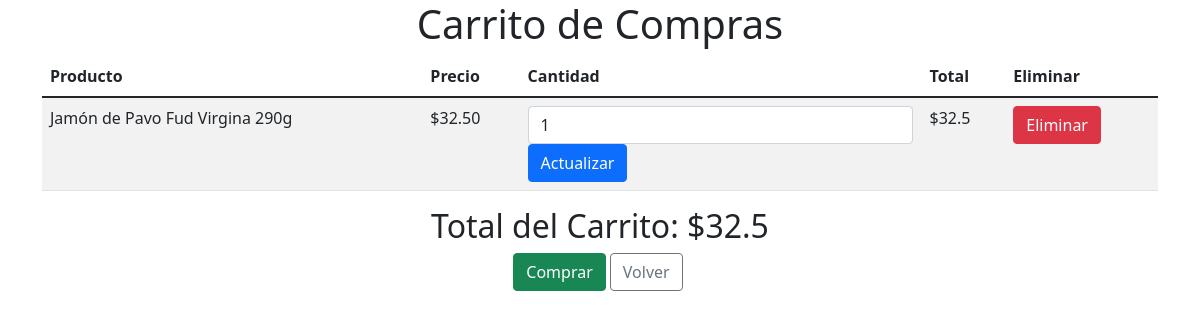
Screenshot of /Carrito.php?agregar=1 with the database file from the repository.
### tables this page shows
CREATE TABLE `producto` (
  `idproducto` int NOT NULL AUTO_INCREMENT,
  `nombre` varchar(255) NOT NULL,
  `precio` decimal(10,2) NOT NULL,
  `descripcion` text,
  `imagen_url` varchar(255) NOT NULL,
  `cantidad` int NOT NULL,
  `fechaagregado` date NOT NULL,
  `categoria` varchar(45) NOT NULL,
  PRIMARY KEY (`idproducto`),
  UNIQUE KEY `idproducto` (`idproducto`)
);

### Carrito.php (the view, shortened to what this page needs)
<?php
if (isset($_GET['agregar'])) {
    $productoId = $_GET['agregar'];
    if (array_key_exists($productoId, $_SESSION['carrito'])) {
        $_SESSION['carrito'][$productoId]['cantidad'] += 1;
    } else {
        include "conexion.php";
        $query = "SELECT * FROM producto WHERE idProducto = $productoId";
        $resultado = mysqli_query($conexion, $query);
    }
}
?>
<!DOCTYPE html>
<html lang="es">
<head>
    <link rel="stylesheet" href="https://cdn.jsdelivr.net/npm/bootstrap@5.1.3/dist/css/bootstrap.min.css">
</head>
<body>
<main class="container">
    <h1 class="text-center">Carrito de Compras</h1>
    <table class="table table-striped">
        <thead>
        <tr>
            <th>Producto</th>
            <th>Precio</th>
            <th>Cantidad</th>
            <th>Total</th>
            <th>Eliminar</th>
        </tr>
        </thead>
        <tbody>
        <?php foreach ($_SESSION['carrito'] as $productoId => $producto): ?>
            <tr>
                <td><?php echo $producto['nombre']; ?></td>
                <td>$<?php echo $producto['precio']; ?></td>
                <td>
                    <form method="POST">
                        <input type="number" name="cantidad[<?php echo $productoId; ?>]"
                               value="<?php echo $producto['cantidad']; ?>" min="1" class="form-control">
                        <input type="submit" value="Actualizar" class="btn btn-primary">
                    </form>
                </td>
                <td>$<?php echo $producto['cantidad'] * $producto['precio']; ?></td>
                <td>
                    <a href="?eliminar=<?php echo $productoId; ?>" class="btn btn-danger">Eliminar</a>
                </td>
            </tr>
        <?php endforeach; ?>
        </tbody>
    </table>
    <h2 class="text-center">Total del Carrito: $<?php
        $totalCarrito = 0;
        foreach ($_SESSION['carrito'] as $productoId => $producto) {
            $totalCarrito += $producto['cantidad'] * $producto['precio'];
        }
        echo $totalCarrito;
        ?></h2>
    <div class="d-flex justify-content-center">
        <button type="button" name="comprar" onclick="procesarCompra()" class="btn btn-success">Comprar</button>
        <form method="post" class="mx-1">
            <button type="submit" name="volver" class="btn btn-outline-secondary">
                <a href="index.php" style="text-decoration: none; color: inherit;">Volver</a>
            </button>
        </form>
    </div>
</main>
</body>
</html>

### rows the page displays
producto: nombre "Jamón de Pavo Fud Virgina 290g", precio "32.50", idproducto "1", $producto['cantidad'] * $producto['precio'] "32.5"

### other values shown
$totalCarrito "32.5"
